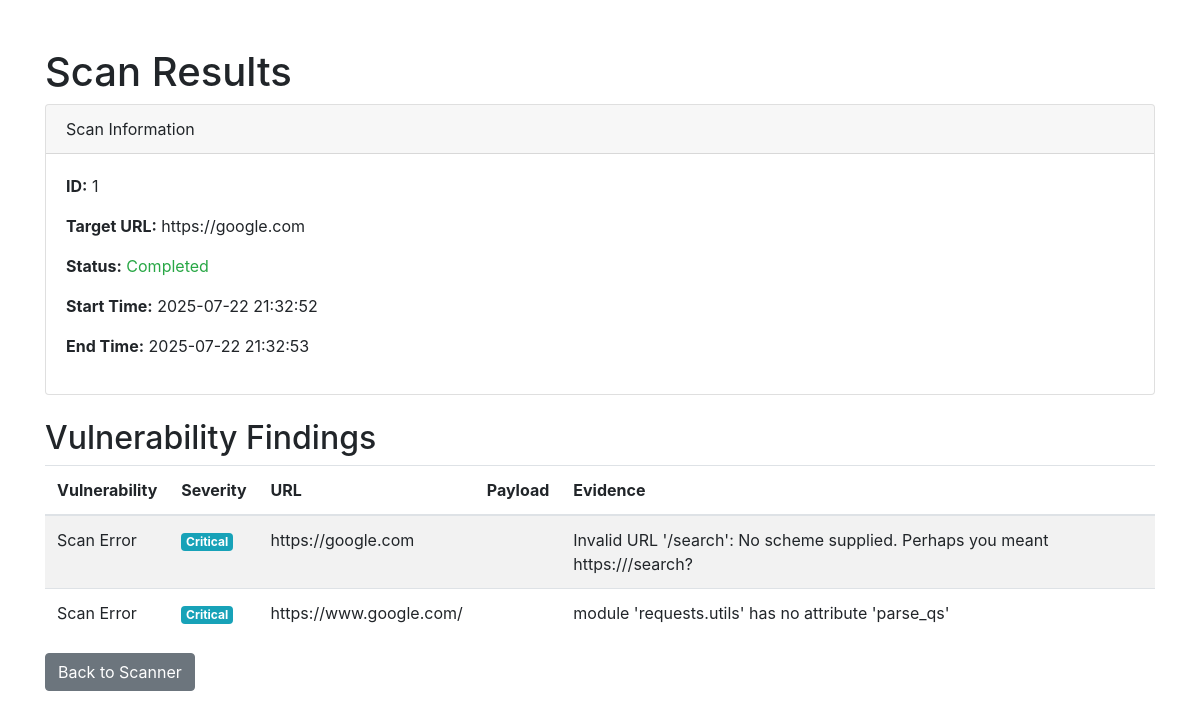
/scan/1, run on the app's committed database.
### tables this page shows
CREATE TABLE scans
                 (id INTEGER PRIMARY KEY AUTOINCREMENT,
                  target_url TEXT,
                  status TEXT,
                  start_time TEXT,
                  end_time TEXT);

CREATE TABLE findings
                 (id INTEGER PRIMARY KEY AUTOINCREMENT,
                  scan_id INTEGER,
                  vulnerability TEXT,
                  severity TEXT,
                  url TEXT,
                  payload TEXT,
                  evidence TEXT,
                  FOREIGN KEY(scan_id) REFERENCES scans(id));

### app.py (the view)
@app.route('/scan/<int:scan_id>')
def scan_results(scan_id):
    conn = sqlite3.connect('vuln_scanner.db')
    c = conn.cursor()
    c.execute("SELECT * FROM scans WHERE id = ?", (scan_id,))
    scan = c.fetchone()
    c.execute("SELECT * FROM findings WHERE scan_id = ?", (scan_id,))
    findings = c.fetchall()
    conn.close()
    if not scan:
        return "Scan not found", 404
    return render_template('results.html', scan=scan, findings=findings)

### templates/results.html (shortened to what this page needs)
<!DOCTYPE html>
<html>
<head>
    <link href="https://stackpath.bootstrapcdn.com/bootstrap/4.5.2/css/bootstrap.min.css" rel="stylesheet">
</head>
<body>
    <div class="container mt-5">
        <h1>Scan Results</h1>
        <div class="card mb-4">
            <div class="card-header">Scan Information</div>
            <div class="card-body">
                <p><strong>ID:</strong> {{ scan[0] }}</p>
                <p><strong>Target URL:</strong> {{ scan[1] }}</p>
                <p><strong>Status:</strong>
                    <span class="
                        {% if scan[2] == 'Completed' %}text-success
                        {% elif scan[2] == 'Running' %}text-info
                        {% else %}text-danger{% endif %}
                    ">{{ scan[2] }}</span>
                </p>
                <p><strong>Start Time:</strong> {{ scan[3] }}</p>
                <p><strong>End Time:</strong> {{ scan[4] }}</p>
            </div>
        </div>
        <h2>Vulnerability Findings</h2>
        {% if findings %}
        <table class="table table-striped">
            <thead>
                <tr>
                    <th>Vulnerability</th>
                    <th>Severity</th>
                    <th>URL</th>
                    <th>Payload</th>
                    <th>Evidence</th>
                </tr>
            </thead>
            <tbody>
                {% for finding in findings %}
                <tr>
                    <td>{{ finding[2] }}</td>
                    <td>
                        <span class="badge
                            {% if finding[3] == 'High' %}badge-danger
                            {% elif finding[3] == 'Medium' %}badge-warning
                            {% else %}badge-info{% endif %}
                        ">{{ finding[3] }}</span>
                    </td>
                    <td>{{ finding[4] }}</td>
                    <td><code>{{ finding[5] }}</code></td>
                    <td>{{ finding[6] }}</td>
                </tr>
                {% endfor %}
            </tbody>
        </table>
        {% else %}
        <div class="alert alert-info">
            No vulnerabilities found
        </div>
        {% endif %}
        <a href="/" class="btn btn-secondary">Back to Scanner</a>
    </div>
</body>
</html>

### data on the page
scans: id "1", target_url "https://google.com", status "Completed", start_time "2025-07-22 21:32:52", end_time "2025-07-22 21:32:53"
findings: vulnerability "Scan Error", severity "Critical", url "https://google.com", evidence "Invalid URL '/search': No scheme supplied. Perhaps you meant https:///search?"
findings: vulnerability "Scan Error", severity "Critical", url "https://www.google.com/", evidence "module 'requests.utils' has no attribute 'parse_qs'"
